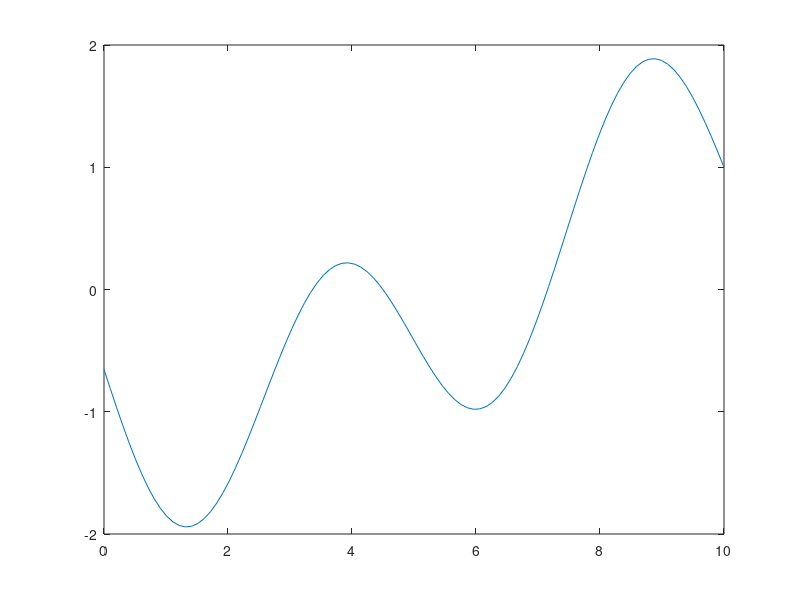

Source code (MATLAB): (Note: this script raises an error after producing the figure.)
clc, clear
% some data to setup 
N = 100;
x_domain = 10;
x_data = linspace(0, x_domain, N)';
y_data = sin(2* pi* 1/x_domain * 2 * x_data) + cos (4/x_domain * x_data) ;
y_data = flip(y_data);

% hyperparameters for GP model and prior mean 0 
sigma_noise = 0.5; % noise variance 
sigma_signal = 1; % signal variance (how fast changing/squiggly do we want our curve to be)
lengthScale = 1; % bandwidth (how much covariance)
mu_test = zeros(N, 1);
%% plot
figure
plot(x_data, y_data, 'DisplayName', 'True Data'); 

%% GP Model
index_obs = [50];
x_obs = x_data(index_obs);
y_obs = y_data(index_obs);
mu_train = zeros(length(y_obs), 1);

[mu, cov] = posteriorGP(x_data, x_obs, y_obs, mu_test, mu_train, sigma_noise, sigma_signal, lengthScale);
%% plot
hold on 
plot(x_obs, y_obs, 'rx')
hold on 
plot(x_data, mu, 'DisplayName', 'GP Model')
legend 
%% acquisition 
% calculate value of the acquisition function at each x 
best_so_far = max(mu);
epsilon = 0.03; % how much exploration
variance = diag(cov);
A_PI =  acquisitionPI(best_so_far + epsilon, mu, x_data, variance);
A_EI = acquisitionEI(best_so_far + epsilon, mu, x_data, variance);
[next_PI, index_PI] = max(A_PI);
[next_EI, index_EI] = max(A_EI);
%% plot
figure
hold on
plot(x_data, A_PI, 'g')
hold on
plot(x_data(index_PI), next_PI, 'go', 'DisplayName','Probability of Improvement')
hold on 
plot(x_data, A_EI, 'm')
hold on
plot(x_data(index_EI), next_EI, 'mo', 'DisplayName', 'Expected Improvement')
legend 

%% step through each loop to visualize 
index_obs = [];
next_index = 2;
max_iter = 20;
for i = 1:max_iter

    % update GP model
    index_obs = [index_obs next_index];
    x_obs = x_data(index_obs);
    y_obs = y_data(index_obs);
    mu_train = zeros(length(y_obs), 1);
    [mu, cov] = posteriorGP(x_data, x_obs, y_obs, mu_test, mu_train, sigma_noise, sigma_signal, lengthScale);
    
    % acquisition
    best_so_far = max(mu);
    epsilon = 0; % how much exploration
    variance = diag(cov);
    A_EI = acquisitionEI(best_so_far + epsilon, mu, x_data, variance);
    [next_EI, next_index] = max(A_EI);

    % plot GP and data
    figure
    subplot(2, 1, 1)
    plot(x_data, y_data, 'DisplayName', 'True data'); % true curve
    hold on 
    plot(x_obs, y_obs, 'rx', 'DisplayName', 'Observed points') % observed points
    hold on 
    plot(x_data, mu, 'DisplayName','GP model') % posterior GP
    legend 

    subplot(2, 1, 2)
    plot(x_data, A_EI, 'm')
    hold on
    plot(x_data(next_index), next_EI, 'mo', 'DisplayName', 'Expected improvement')
    
end
